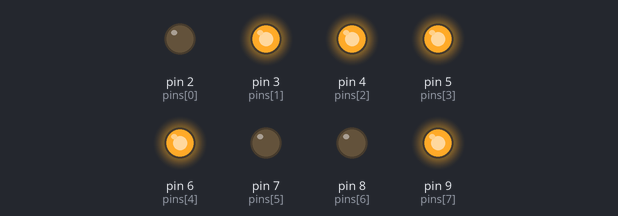
A sketch run on a simulated Arduino Uno, built with avr-gcc and run on an emulated ATmega328P. Shown: output pins drawn as LEDs (lit = HIGH).

Above: at 0.5 s.
At 2.5 s:
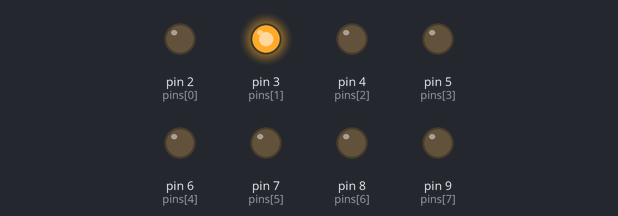
At 3.5 s:
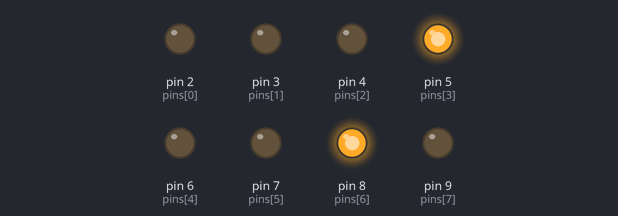
At 5.5 s:
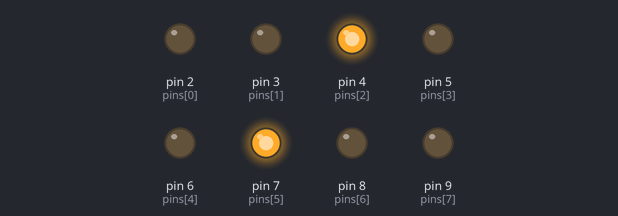
At 7.5 s:
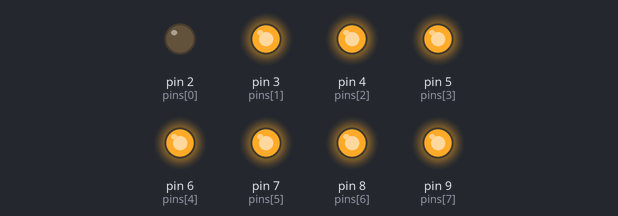
At 11.5 s:
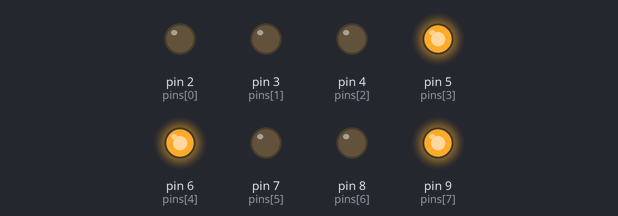
Timing chart, 0 to 13.0 s (numbered marks = the images above):
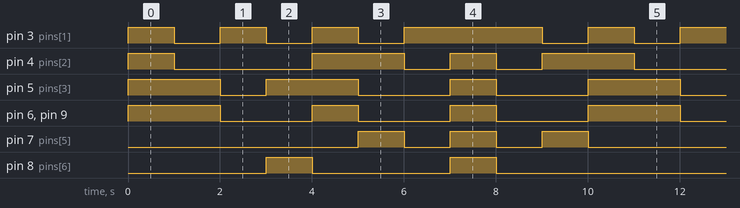

The sketch:

__________________5.ino
```cpp
//Реалізувати почергове відтворення цифр на цифровому індикаторі HL1,що відповідають даті народження студента (14052002)

int pins[8]={2, 3, 4, 5, 6, 7, 8 ,9,};
byte numbers[10] = {/*1*/ B11110010, /*4*/ B00110011,/*0*/ B10000000,/*5*/B00100101, B11110010,/*2*/ B01001001, /*0*/ B10000000,/* */ B11111111, /*0*/B10000000,/*2*/ B01001001};
int number=0;
void setup(){
for(int i=0;i<8;i++)
pinMode(pins[i],OUTPUT);}
void loop(){
 Serial.begin(9600);
showNumber(number);
delay(1000);
number=(number+1)%10;}
void showNumber(int num){
for(int i=0;i<10;i++){
if(bitRead(numbers[num],8-i)==HIGH)
digitalWrite(pins[i],HIGH);
else
digitalWrite(pins[i],LOW);}
}
```

Measured:
- by itself, pin 3 (pins[1]): repeats every 10.0 s: 2 × (LOW 1.0 s, HIGH 1.0 s), LOW 1.0 s, HIGH 3.0 s, LOW 1.0 s, HIGH 1.0 s
- by itself, pin 4 (pins[2]): repeats every 10.0 s: LOW 3.0 s, HIGH 2.0 s, LOW 1.0 s, HIGH 1.0 s, LOW 1.0 s, HIGH 2.0 s
- by itself, pin 5 (pins[3]): repeats every 10.0 s: LOW 1.0 s, HIGH 2.0 s, LOW 2.0 s, HIGH 1.0 s, LOW 2.0 s, HIGH 2.0 s
- by itself, pin 6 (pins[4]), pin 9 (pins[7]): repeats every 10.0 s: 2 × (LOW 2.0 s, HIGH 1.0 s), LOW 2.0 s, HIGH 2.0 s
- by itself, pin 7 (pins[5]): repeats every 10.0 s: 2 × (LOW 1.0 s, HIGH 1.0 s), LOW 5.0 s, HIGH 1.0 s
- by itself, pin 8 (pins[6]): repeats every 10.0 s: LOW 3.0 s, HIGH 1.0 s, LOW 5.0 s, HIGH 1.0 s
